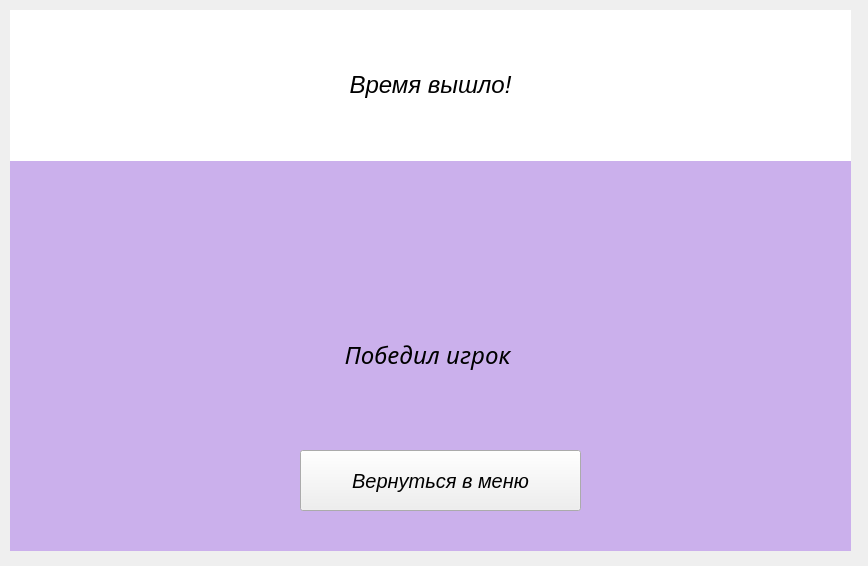
<?xml version="1.0" encoding="UTF-8"?>
<ui version="4.0">
 <class>RoomForm</class>
 <widget class="QWidget" name="RoomForm">
  <property name="geometry">
   <rect>
    <x>0</x>
    <y>0</y>
    <width>868</width>
    <height>566</height>
   </rect>
  </property>
  <property name="windowTitle">
   <string>Form</string>
  </property>
  <widget class="QLabel" name="label_5">
   <property name="geometry">
    <rect>
     <x>400</x>
     <y>200</y>
     <width>211</width>
     <height>41</height>
    </rect>
   </property>
   <property name="text">
    <string/>
   </property>
  </widget>
  <widget class="QWidget" name="gridLayoutWidget_2">
   <property name="geometry">
    <rect>
     <x>10</x>
     <y>10</y>
     <width>841</width>
     <height>541</height>
    </rect>
   </property>
   <layout class="QGridLayout" name="gridLayout_2" rowstretch="0,0,0,1,0,0,0">
    <item row="1" column="0">
     <widget class="QLabel" name="timeLabel">
      <property name="font">
       <font>
        <family>Sans Serif</family>
        <pointsize>15</pointsize>
        <weight>50</weight>
        <italic>false</italic>
        <bold>false</bold>
       </font>
      </property>
      <property name="styleSheet">
       <string notr="true">font: 15pt &quot;Sans Serif&quot;;</string>
      </property>
      <property name="text">
       <string>&lt;html&gt;&lt;head/&gt;&lt;body&gt;&lt;p align=&quot;center&quot;&gt;00:00&lt;/p&gt;&lt;/body&gt;&lt;/html&gt;</string>
      </property>
     </widget>
    </item>
    <item row="3" column="2">
     <layout class="QHBoxLayout" name="horizontalLayout_2">
      <item>
       <layout class="QVBoxLayout" name="verticalLayout">
        <item>
         <widget class="QLabel" name="first_gamer_label">
          <property name="styleSheet">
           <string notr="true">font: italic 14pt &quot;Sans Serif&quot;;</string>
          </property>
          <property name="text">
           <string>&lt;html&gt;&lt;head/&gt;&lt;body&gt;&lt;p&gt;Игрок 1&lt;/p&gt;&lt;/body&gt;&lt;/html&gt;</string>
          </property>
         </widget>
        </item>
        <item>
         <widget class="QLabel" name="second_gamer_label">
          <property name="styleSheet">
           <string notr="true">font: italic 14pt &quot;Sans Serif&quot;;</string>
          </property>
          <property name="text">
           <string>&lt;html&gt;&lt;head/&gt;&lt;body&gt;&lt;p&gt;Игрок 2&lt;/p&gt;&lt;/body&gt;&lt;/html&gt;</string>
          </property>
         </widget>
        </item>
       </layout>
      </item>
      <item>
       <layout class="QVBoxLayout" name="verticalLayout_2">
        <item>
         <widget class="QLabel" name="label_11">
          <property name="styleSheet">
           <string notr="true">font: 14pt &quot;Sans Serif&quot;;</string>
          </property>
          <property name="text">
           <string>&lt;html&gt;&lt;head/&gt;&lt;body&gt;&lt;p&gt;0&lt;/p&gt;&lt;/body&gt;&lt;/html&gt;</string>
          </property>
         </widget>
        </item>
        <item>
         <widget class="QLabel" name="label_12">
          <property name="styleSheet">
           <string notr="true">font: 14pt &quot;Sans Serif&quot;;</string>
          </property>
          <property name="text">
           <string>&lt;html&gt;&lt;head/&gt;&lt;body&gt;&lt;p&gt;0&lt;/p&gt;&lt;/body&gt;&lt;/html&gt;</string>
          </property>
         </widget>
        </item>
       </layout>
      </item>
     </layout>
    </item>
    <item row="2" column="0">
     <widget class="QLabel" name="label_7">
      <property name="styleSheet">
       <string notr="true">font: 14pt &quot;Sans Serif&quot;;</string>
      </property>
      <property name="text">
       <string>Слово раунда:</string>
      </property>
     </widget>
    </item>
    <item row="3" column="0">
     <widget class="QLabel" name="roundWord">
      <property name="font">
       <font>
        <family>Umpush</family>
        <pointsize>28</pointsize>
        <weight>50</weight>
        <italic>false</italic>
        <bold>false</bold>
       </font>
      </property>
      <property name="styleSheet">
       <string notr="true">font: 28pt &quot;Umpush&quot;;
color: rgb(114, 41, 154);
</string>
      </property>
      <property name="text">
       <string>Слово раунда</string>
      </property>
     </widget>
    </item>
    <item row="5" column="2">
     <widget class="QLabel" name="label_4">
      <property name="styleSheet">
       <string notr="true">font: italic 14pt &quot;Sans Serif&quot;;</string>
      </property>
      <property name="text">
       <string>Ваши слова:</string>
      </property>
     </widget>
    </item>
    <item row="2" column="2">
     <widget class="QLabel" name="label_8">
      <property name="styleSheet">
       <string notr="true">font: italic 14pt &quot;Sans Serif&quot;;</string>
      </property>
      <property name="text">
       <string>&lt;html&gt;&lt;head/&gt;&lt;body&gt;&lt;p align=&quot;center&quot;&gt;Игроки:&lt;/p&gt;&lt;/body&gt;&lt;/html&gt;</string>
      </property>
     </widget>
    </item>
    <item row="0" column="0">
     <layout class="QHBoxLayout" name="horizontalLayout">
      <item>
       <widget class="QLabel" name="label">
        <property name="font">
         <font>
          <family>Sans Serif</family>
          <pointsize>14</pointsize>
          <weight>50</weight>
          <italic>true</italic>
          <bold>false</bold>
         </font>
        </property>
        <property name="styleSheet">
         <string notr="true">font: italic 14pt &quot;Sans Serif&quot;;</string>
        </property>
        <property name="text">
         <string>Слова из слов. Комната № </string>
        </property>
       </widget>
      </item>
      <item>
       <widget class="QLabel" name="roomNumlabel">
        <property name="styleSheet">
         <string notr="true">font: italic 14pt &quot;Sans Serif&quot;;</string>
        </property>
        <property name="text">
         <string>0</string>
        </property>
       </widget>
      </item>
     </layout>
    </item>
    <item row="0" column="2">
     <widget class="QPushButton" name="exitButton">
      <property name="font">
       <font>
        <pointsize>12</pointsize>
        <italic>true</italic>
       </font>
      </property>
      <property name="styleSheet">
       <string notr="true">background-color: rgb(230, 211, 250);</string>
      </property>
      <property name="text">
       <string>Выйти из комнаты</string>
      </property>
     </widget>
    </item>
    <item row="6" column="0">
     <layout class="QVBoxLayout" name="verticalLayout_3">
      <item>
       <spacer name="verticalSpacer">
        <property name="orientation">
         <enum>Qt::Vertical</enum>
        </property>
        <property name="sizeHint" stdset="0">
         <size>
          <width>20</width>
          <height>40</height>
         </size>
        </property>
       </spacer>
      </item>
      <item>
       <widget class="QLabel" name="msgLabel">
        <property name="styleSheet">
         <string notr="true">font: 14pt &quot;Sans Serif&quot;;
background-color: rgb(230, 211, 250);</string>
        </property>
        <property name="text">
         <string>&lt;html&gt;&lt;head/&gt;&lt;body&gt;&lt;p align=&quot;center&quot;&gt;&lt;span style=&quot; font-style:italic;&quot;&gt;Слово неверно!&lt;/span&gt;&lt;/p&gt;&lt;/body&gt;&lt;/html&gt;</string>
        </property>
       </widget>
      </item>
      <item>
       <widget class="QLabel" name="label_3">
        <property name="styleSheet">
         <string notr="true">font: 14pt &quot;Sans Serif&quot;;</string>
        </property>
        <property name="text">
         <string>&lt;html&gt;&lt;head/&gt;&lt;body&gt;&lt;p&gt;&lt;span style=&quot; font-style:italic;&quot;&gt;Ведите слово:&lt;/span&gt;&lt;/p&gt;&lt;/body&gt;&lt;/html&gt;</string>
        </property>
       </widget>
      </item>
      <item>
       <layout class="QHBoxLayout" name="horizontalLayout_3">
        <item>
         <widget class="QLineEdit" name="lineEdit">
          <property name="font">
           <font>
            <pointsize>16</pointsize>
           </font>
          </property>
          <property name="styleSheet">
           <string notr="true">border :  2px solid rgb(132, 82, 206);</string>
          </property>
         </widget>
        </item>
        <item>
         <spacer name="verticalSpacer_2">
          <property name="orientation">
           <enum>Qt::Vertical</enum>
          </property>
          <property name="sizeHint" stdset="0">
           <size>
            <width>20</width>
            <height>40</height>
           </size>
          </property>
         </spacer>
        </item>
        <item>
         <widget class="QPushButton" name="pushButton">
          <property name="font">
           <font>
            <pointsize>14</pointsize>
            <italic>true</italic>
           </font>
          </property>
          <property name="styleSheet">
           <string notr="true">background-color: rgb(230, 211, 250);</string>
          </property>
          <property name="text">
           <string>Добавить!</string>
          </property>
         </widget>
        </item>
       </layout>
      </item>
     </layout>
    </item>
    <item row="6" column="2">
     <widget class="QPlainTextEdit" name="playersWords">
      <property name="font">
       <font>
        <pointsize>13</pointsize>
       </font>
      </property>
      <property name="styleSheet">
       <string notr="true">border :  2px solid rgb(132, 82, 206);</string>
      </property>
     </widget>
    </item>
   </layout>
  </widget>
  <widget class="QLabel" name="winnerLabel">
   <property name="geometry">
    <rect>
     <x>10</x>
     <y>160</y>
     <width>841</width>
     <height>391</height>
    </rect>
   </property>
   <property name="font">
    <font>
     <family>Sans Serif</family>
     <pointsize>18</pointsize>
     <weight>50</weight>
     <italic>true</italic>
     <bold>false</bold>
    </font>
   </property>
   <property name="styleSheet">
    <string notr="true">background-color: rgb(203, 176, 236);
font: italic 18pt &quot;Sans Serif&quot;;
text-align : center;</string>
   </property>
   <property name="text">
    <string>&lt;html&gt;&lt;head/&gt;&lt;body&gt;&lt;p align=&quot;center&quot;&gt;&lt;span style=&quot; font-size:18pt; font-style:italic;&quot;&gt;Победил игрок &lt;/span&gt;&lt;/p&gt;&lt;/body&gt;&lt;/html&gt;</string>
   </property>
  </widget>
  <widget class="QLabel" name="exLabel">
   <property name="geometry">
    <rect>
     <x>10</x>
     <y>10</y>
     <width>841</width>
     <height>151</height>
    </rect>
   </property>
   <property name="styleSheet">
    <string notr="true">background-color: rgb(255, 255, 255);</string>
   </property>
   <property name="text">
    <string>&lt;html&gt;&lt;head/&gt;&lt;body&gt;&lt;p align=&quot;center&quot;&gt;&lt;span style=&quot; font-size:18pt; font-style:italic;&quot;&gt;Время вышло!&lt;/span&gt;&lt;/p&gt;&lt;/body&gt;&lt;/html&gt;</string>
   </property>
  </widget>
  <widget class="QPushButton" name="returnButton">
   <property name="geometry">
    <rect>
     <x>300</x>
     <y>450</y>
     <width>281</width>
     <height>61</height>
    </rect>
   </property>
   <property name="font">
    <font>
     <pointsize>15</pointsize>
     <italic>true</italic>
    </font>
   </property>
   <property name="text">
    <string>Вернуться в меню</string>
   </property>
  </widget>
 </widget>
 <resources/>
 <connections/>
</ui>
